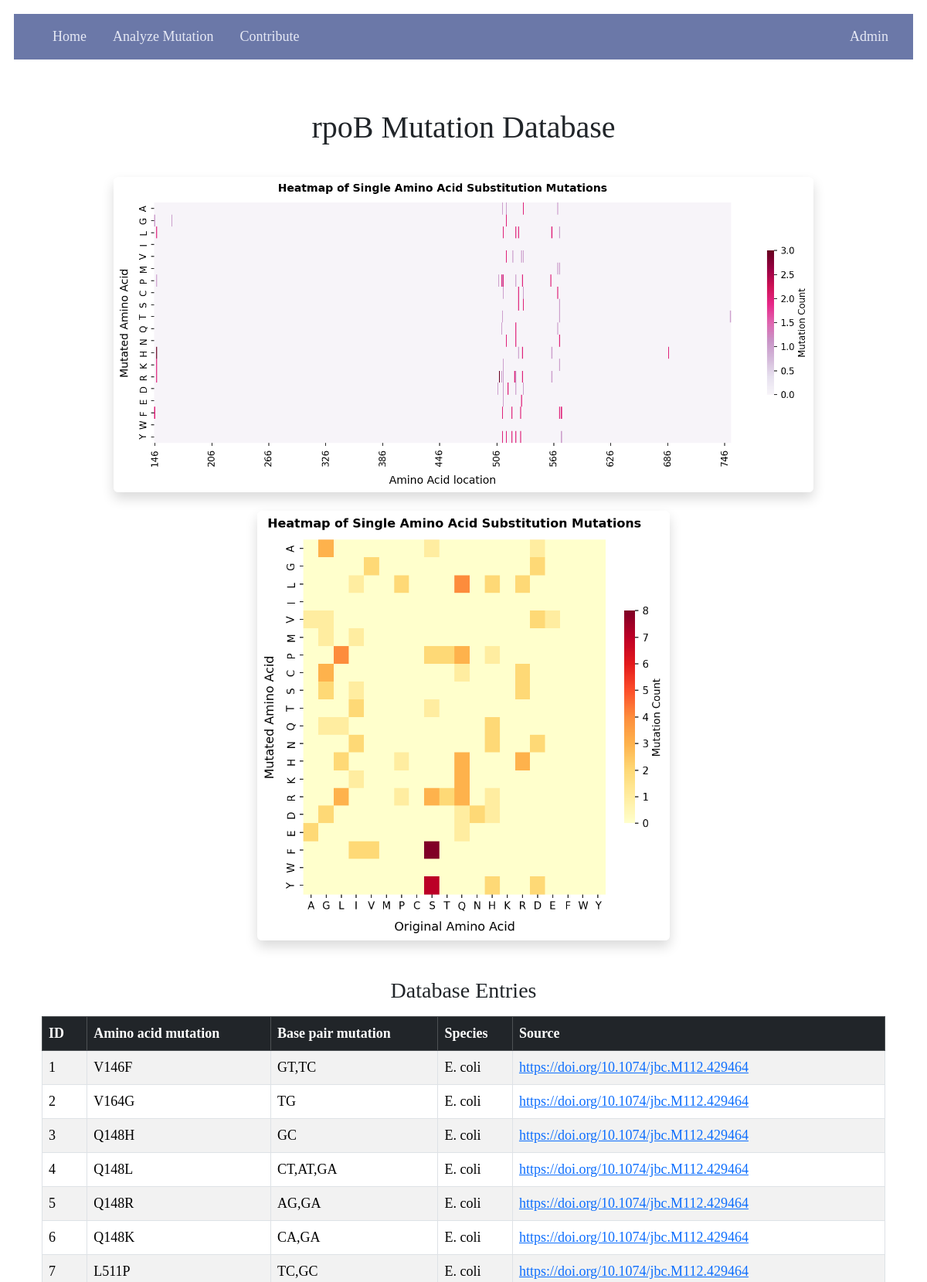
/index (upper part), run on the app's committed database.
### app/main/models.py (models this page shows, shortened)
class Mutation(db.Model):
    id : sqlo.Mapped[int] = sqlo.mapped_column(primary_key=True)
    aa_mut : sqlo.Mapped[str] = sqlo.mapped_column(sqla.String(20))
    source : sqlo.Mapped[str] = sqlo.mapped_column(sqla.String(500))
    bp_mut : sqlo.Mapped[str] = sqlo.mapped_column(sqla.String(20))
    species : sqlo.Mapped[str] = sqlo.mapped_column(sqla.String(20))

### app/main/routes.py (the view)
@main.route("/", methods=["GET"])
@main.route('/index', methods=['GET'])
def index():
    mutations = db.session.scalars(sqla.select(Mutation)).all()
    return render_template("index.html", mutations = mutations)

### rpobApp.py (called while the page is built)
@app.before_request
def initDB(*args, **kwargs):
    if app._got_first_request:
        db.create_all()

### app/main/templates/index.html
{% extends "base.html" %}
{% import "bootstrap_wtf.html" as wtf %}
{% block content %}
<div class="container py-5">
  <div class="row justify-content-center">
    <div class="col-12 text-center">
      <h1 class="mb-2">rpoB Mutation Database</h1>
    </div>
  </div>
  <div class="row justify-content-center mt-2 g-4">
    <div class="col-md-10 text-center">
         <img src="{{ url_for('main.heatmap_location') }}" alt="Location heatmap"  class="img-fluid rounded shadow">
    </div>
    <div class="col-md-6 mt-4 text-center">
   <img src="{{ url_for('main.heatmap_substitution') }}" alt="Location heatmap"  class="img-fluid rounded shadow">
    </div>
  </div>
  <div class="row mt-5">
    <div class="col-12">
      <h3 class="mb-3 text-center">Database Entries</h3>
      <div class="table-responsive">
        <table class="table table-striped table-bordered table-hover">
          <thead class="table-dark">
            <tr>
              <th>ID</th>
              <th>Amino acid mutation</th>
              <th>Base pair mutation</th>
              <th>Species</th>
              <th>Source</th>
            </tr>
          </thead>
          <tbody>
            {% for m in mutations %}
            <tr>
              <td>{{ m.id }}</td>
              <td>{{ m.aa_mut }}</td>
              <td>{{ m.bp_mut }}</td>
              <td>{{ m.species }}</td>
              <td>
                {% if m.source.startswith('http') %}
                <a href="{{ m.source }}" target="_blank">
                    {{ m.source }}
                </a>
                {% else %}
                {{ m.source }}
                {% endif %}
              </td>
            </tr>
            {% endfor %}
          </tbody>
        </table>
      </div>
    </div>
  </div>
</div>
{% endblock %}

### app/main/templates/base.html (shortened to what this page needs)
<!doctype html>
<html lang="en">
  <head>
    <link
        href="https://cdn.jsdelivr.net/npm/bootstrap@5.3.2/dist/css/bootstrap.min.css"
        rel="stylesheet"
>
    <link rel="stylesheet" href="{{ url_for('static', filename='css/main.css') }}">
  </head>
  <body>
    <nav class="navbar navbar-expand-lg custom-navbar">
  <div class="container">
    <div class="collapse navbar-collapse" id="navbarSupportedContent">
      <ul class="navbar-nav me-auto">
        <li class="nav-item">
          <a class="nav-link" href="{{ url_for('main.index') }}">Home</a>
        </li>
        <li class="nav-item">
          <a class="nav-link" href="{{ url_for('main.analyze_mutation') }}">Analyze Mutation</a>
        </li>
        <li class="nav-item">
          <a class="nav-link" href="{{ url_for('main.submit_request') }}">Contribute</a>
        </li>
      </ul>
      <ul class="navbar-nav">
        {% if current_user.is_anonymous %}
        <li class="nav-item">
          <a class="nav-link" href="{{ url_for('auth.login') }}">Admin</a>
        </li>
        {% else %}
        <li class="nav-item">
          <a class="nav-link" href="{{ url_for('auth.logout') }}">Logout</a>
        </li>
        {% endif %}
      </ul>
    </div>
  </div>
</nav>
    <div class="container mt-3">
      {% block content %}{% endblock %}
    </div>
</body>
</html>

### app/static/css/main.css (style rules this page uses)
body { margin: 0; padding: 1em; font-family: Tahoma; font-size : 18px; }
.custom-navbar { background-color: #6b78a8; }
.custom-navbar .nav-link { color: #e6e9f5; font-weight: 500; margin-left: 18px; transition: color 0.2s ease; }

### data on the page
Mutation: id "1", aa_mut "V146F", bp_mut "GT,TC", species "E. coli", source "https://doi.org/10.1074/jbc.M112.429464"
Mutation: id "2", aa_mut "V164G", bp_mut "TG", species "E. coli", source "https://doi.org/10.1074/jbc.M112.429464"
Mutation: id "3", aa_mut "Q148H", bp_mut "GC", species "E. coli", source "https://doi.org/10.1074/jbc.M112.429464"
Mutation: id "4", aa_mut "Q148L", bp_mut "CT,AT,GA", species "E. coli", source "https://doi.org/10.1074/jbc.M112.429464"
Mutation: id "5", aa_mut "Q148R", bp_mut "AG,GA", species "E. coli", source "https://doi.org/10.1074/jbc.M112.429464"
Mutation: id "6", aa_mut "Q148K", bp_mut "CA,GA", species "E. coli", source "https://doi.org/10.1074/jbc.M112.429464"
Mutation: id "7", aa_mut "L511P", bp_mut "TC,GC", species "E. coli", source "https://doi.org/10.1074/jbc.M112.429464"
